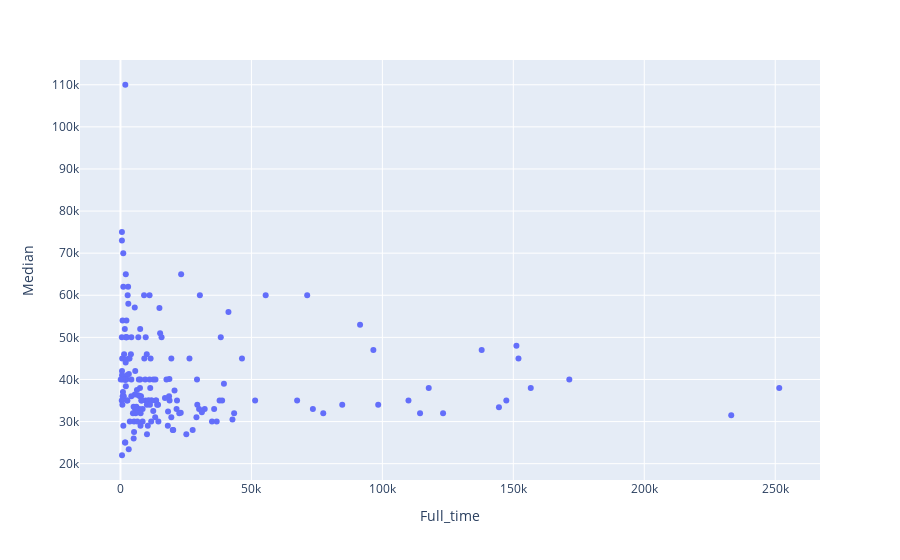

Source (notebook cell):
### Code cell
px.scatter(recent_grads, x='Full_time', y='Median')

### Figure 1 — Plotly figure (JSON) as saved in the notebook; plotly's stock layout.template omitted (floating-point values rounded to 4 significant figures; data arrays with more than 128 entries replaced by an {"elided": "..."} marker saying what was removed)
{"data": [{"hoverlabel": {"namelength": 0}, "hovertemplate": "Full_time=%{x}<br>Median=%{y}", "legendgroup": "", "marker": {"color": "#636efa", "symbol": "circle"}, "mode": "markers", "name": "", "showlegend": false, "type": "scatter", "x": {"elided": "172 int values"}, "xaxis": "x", "y": {"elided": "172 int values"}, "yaxis": "y"}], "layout": {"legend": {"tracegroupgap": 0}, "margin": {"t": 60}, "xaxis": {"anchor": "y", "domain": [0, 1], "title": {"text": "Full_time"}}, "yaxis": {"anchor": "x", "domain": [0, 1], "title": {"text": "Median"}}}}
